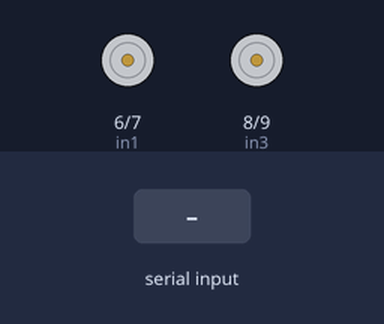
Recording of a sketch running on a simulated Arduino Uno, built with avr-gcc and run on an emulated ATmega328P. Parts: motor-driver pin pairs drawn as motors (green arrow = first pin HIGH = forward, orange = second pin HIGH = backward, longer = more drive). Inputs (shaded band) come from the test bench.

Above: at 1.2 s.
1.3 s: "F" received over Serial
At 2.5 s:
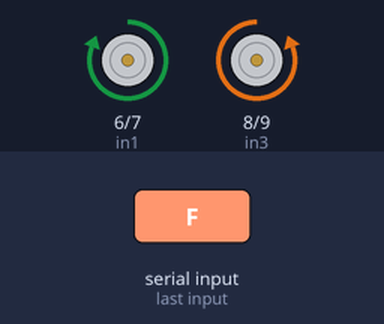
2.8 s: "B" received over Serial
At 3.8 s:
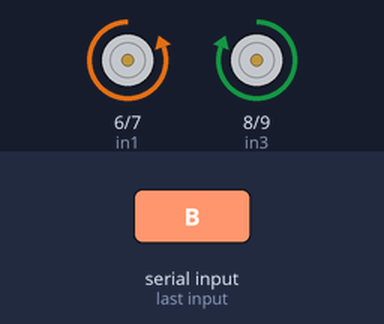
4.3 s: "R" received over Serial
At 4.9 s:
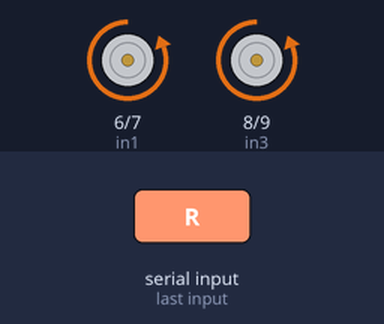
5.8 s: "L" received over Serial
At 7.0 s:
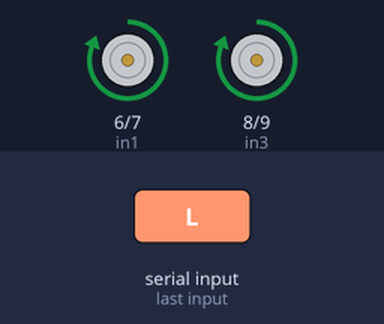
7.3 s: "S" received over Serial
At 8.4 s:
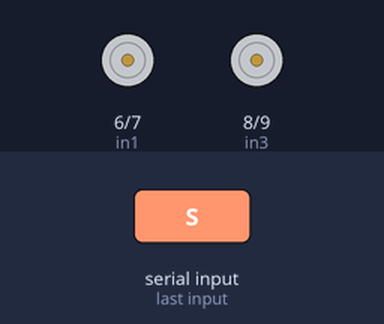
Timing chart, 0 to 9.8 s (numbered marks = the images above; inputs shaded):
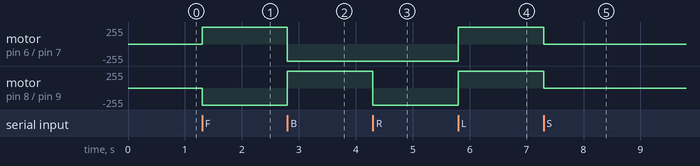

The sketch:

robot_rc.ino
```cpp
#include <Arduino.h>

int in1 = 6;
int in2 = 7;
int in3 = 8;
int in4 = 9;
int data;

void setup()
{
  pinMode(in1, OUTPUT);
  pinMode(in2, OUTPUT);
  pinMode(in3, OUTPUT);
  pinMode(in4, OUTPUT);
  Serial.begin(9600);
}

void loop()
{
  while(Serial.available() > 0)
  {
    data = Serial.read();
    if(data == 'F') // Forward
    {
      digitalWrite(in1, HIGH);
      digitalWrite(in2, LOW);
      digitalWrite(in3, LOW);
      digitalWrite(in4, HIGH);
    }
    if(data == 'B') // Backward
    {
      digitalWrite(in1, LOW);
      digitalWrite(in2, HIGH);
      digitalWrite(in3, HIGH);
      digitalWrite(in4, LOW);
    }
    if(data == 'R') // Right
    {
      digitalWrite(in1, LOW);
      digitalWrite(in2, HIGH);
      digitalWrite(in3, LOW);
      digitalWrite(in4, HIGH);
    }
    if(data == 'L') // Left
    {
      digitalWrite(in1, HIGH);
      digitalWrite(in2, LOW);
      digitalWrite(in3, HIGH);
      digitalWrite(in4, LOW);
    }
    if(data == 'S') // Stop
    {
      digitalWrite(in1, LOW);
      digitalWrite(in2, LOW);
      digitalWrite(in3, LOW);
      digitalWrite(in4, LOW);
    }
  }
}
```

Measured:
- after the input at 1.3 s, motor on pin 6 (in1) / pin 7 (in2): stopped → forward 255/255 at once; motor on pin 8 (in3) / pin 9 (in4): stopped → backward 255/255 at once
- after the input at 2.8 s, motor on pin 6 (in1) / pin 7 (in2): forward 255/255 → backward 255/255 at once; motor on pin 8 (in3) / pin 9 (in4): backward 255/255 → forward 255/255 at once
- after the input at 4.3 s, motor on pin 8 (in3) / pin 9 (in4): forward 255/255 → backward 255/255 at once
- after the input at 5.8 s, motor on pin 6 (in1) / pin 7 (in2), motor on pin 8 (in3) / pin 9 (in4): backward 255/255 → forward 255/255 at once
- after the input at 7.3 s, motor on pin 6 (in1) / pin 7 (in2), motor on pin 8 (in3) / pin 9 (in4): forward 255/255 → stopped at once
